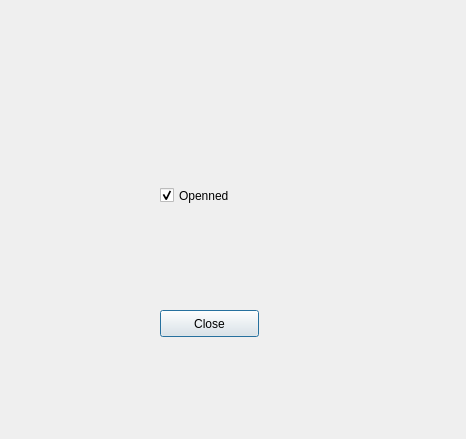
<?xml version="1.0" encoding="UTF-8"?>
<ui version="4.0">
 <class>InfoTabDialog</class>
 <widget class="QDialog" name="InfoTabDialog">
  <property name="geometry">
   <rect>
    <x>0</x>
    <y>0</y>
    <width>466</width>
    <height>439</height>
   </rect>
  </property>
  <property name="windowTitle">
   <string>Dialog</string>
  </property>
  <widget class="QCheckBox" name="checkBoxOpen">
   <property name="geometry">
    <rect>
     <x>160</x>
     <y>180</y>
     <width>111</width>
     <height>31</height>
    </rect>
   </property>
   <property name="text">
    <string>Openned</string>
   </property>
   <property name="checked">
    <bool>true</bool>
   </property>
  </widget>
  <widget class="QPushButton" name="buttonClose">
   <property name="geometry">
    <rect>
     <x>160</x>
     <y>310</y>
     <width>99</width>
     <height>27</height>
    </rect>
   </property>
   <property name="text">
    <string>Close</string>
   </property>
  </widget>
 </widget>
 <resources/>
 <connections/>
</ui>
